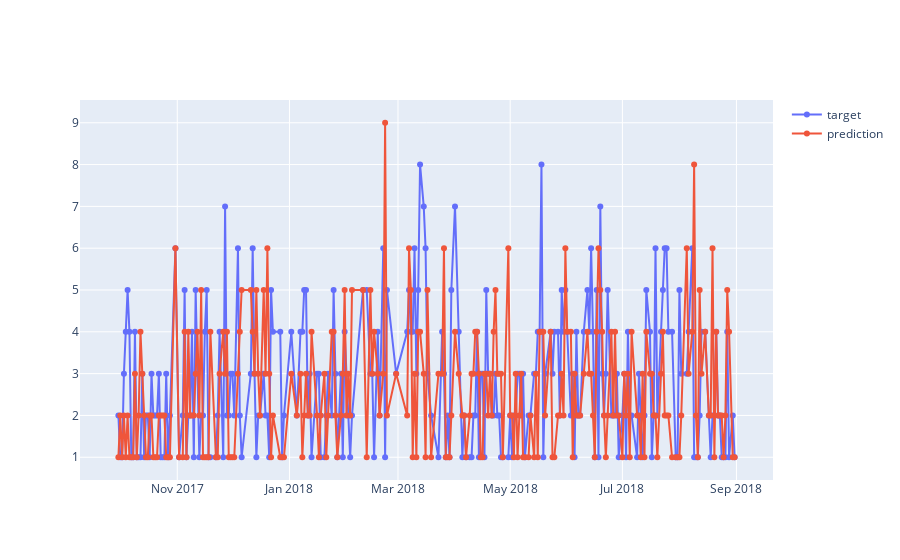

Notebook code for this chart:
### Code cell
# Naive Model :

new , old = (dtsers.loc[dtsers.day.dt.year == 2016 , ['day' , 'Num_Acc']].reset_index(drop = True) ,
             dtsers.loc[dtsers.day.dt.year == 2015 , ['day' , 'Num_Acc']].reset_index(drop = True)[:365])

old.columns = ['day' , 'old']

new['weekofyear'] , new['dayofweek'] = new.day.dt.weekofyear , new.day.dt.dayofweek
old['weekofyear'] , old['dayofweek'] = old.day.dt.weekofyear , old.day.dt.dayofweek

merged = new.merge(old , on = ['weekofyear' , 'dayofweek'])


evaluate(merged.Num_Acc.values , merged.old.values , dtsers.day[-365:])

### Figure 1 — Plotly figure (JSON) as saved in the notebook; plotly's stock layout.template omitted (floating-point values rounded to 4 significant figures; data arrays with more than 128 entries replaced by an {"elided": "..."} marker saying what was removed)
{"data": [{"mode": "lines+markers", "name": "target", "type": "scatter", "x": {"elided": "365 str values"}, "y": {"elided": "257 int values"}}, {"mode": "lines+markers", "name": "prediction", "type": "scatter", "x": {"elided": "365 str values"}, "y": {"elided": "257 int values"}}], "layout": {}}
